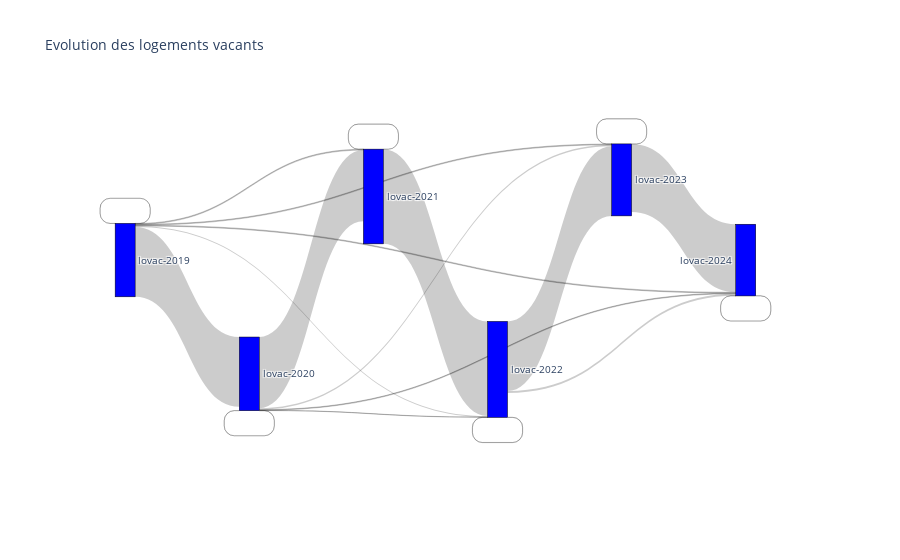

Notebook code for this chart:
### Code cell
# Préparation des données pour le Sankey diagram
all_years = sorted(list(set(df['source_year']).union(set(df['target_year']))))
year_to_index = {year: idx for idx, year in enumerate(all_years)}

source_indices = df['source_year'].map(year_to_index).tolist()
target_indices = df['target_year'].map(year_to_index).tolist()
values = df['value'].tolist()

# Création du Sankey diagram
fig = go.Figure(data=[go.Sankey(
    node=dict(
        pad=15,
        thickness=20,
        line=dict(color="black", width=0.5),
        label=all_years,
        color="blue"
    ),
    link=dict(
        source=source_indices,
        target=target_indices,
        value=values
    )
)])

fig.update_layout(title_text="Evolution des logements vacants", font_size=10)
fig.show()

### Figure 1 — Plotly figure (JSON) as saved in the notebook; plotly's stock layout.template omitted (floating-point values rounded to 4 significant figures)
{"data": [{"link": {"source": [4, 3, 3, 0, 1, 0, 1, 1, 1, 0, 3, 0, 2, 1, 4, 0, 2, 5, 0], "target": [5, 4, 3, 2, 4, 5, 3, 2, 5, 4, 5, 3, 2, 1, 4, 1, 3, 5, 0], "value": [829737, 848300, 2234, 10534, 17617, 9881, 3037, 867311, 8556, 10084, 23519, 12247, 1384, 1589, 1448, 851014, 1153286, 2243, 1547]}, "node": {"color": "blue", "label": ["lovac-2019", "lovac-2020", "lovac-2021", "lovac-2022", "lovac-2023", "lovac-2024"], "line": {"color": "black", "width": 0.5}, "pad": 15, "thickness": 20}, "type": "sankey"}], "layout": {"font": {"size": 10}, "title": {"text": "Evolution des logements vacants"}}}
